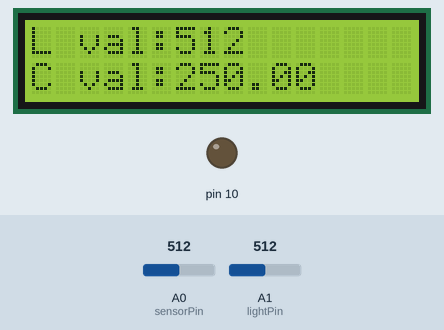
A sketch run on a simulated Arduino Uno, built with avr-gcc and run on an emulated ATmega328P. On the bench: 16×2 character LCD, output pins drawn as LEDs (lit = HIGH). The inputs (shaded band) are chosen by the test bench; at power-on: A1 (lightPin) = 512, A0 (sensorPin) = 512. Pins used as bus, display or sensor lines are not drawn; what the sketch prints to the serial monitor is not drawn.

Above: at 1.2 s.
1.3 s: A1 (lightPin) set to 431
At 2.0 s:
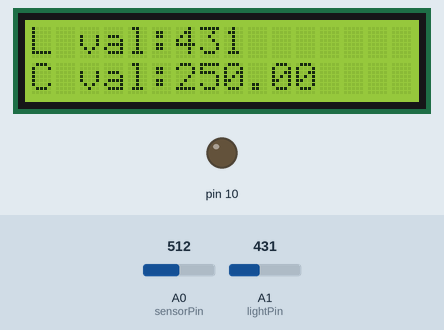
2.8 s: A1 (lightPin) set to 407
At 3.2 s:
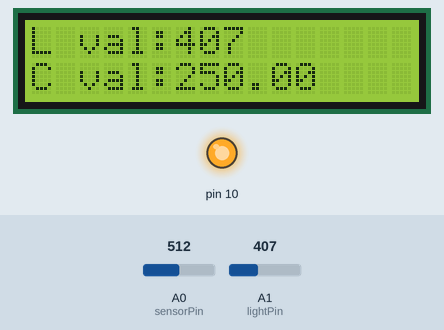
4.3 s: A0 (sensorPin) set to 109
At 5.3 s:
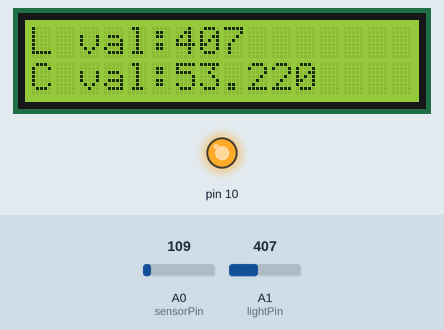
5.8 s: A0 (sensorPin) set to 89
At 6.4 s:
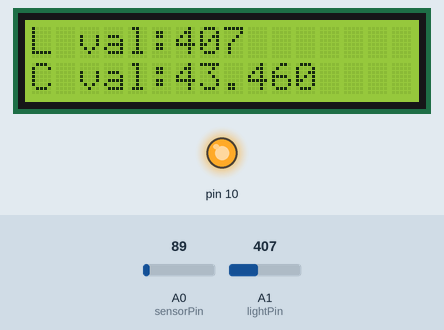
7.3 s: A0 (sensorPin) set to 122
At 8.5 s:
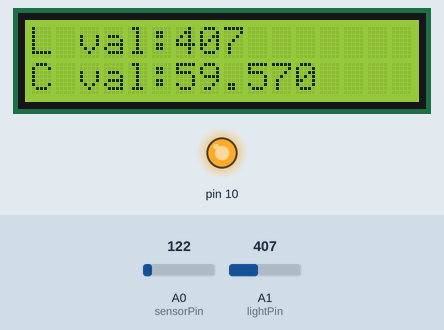
8.8 s: A0 (sensorPin) set to 988
At 9.9 s:
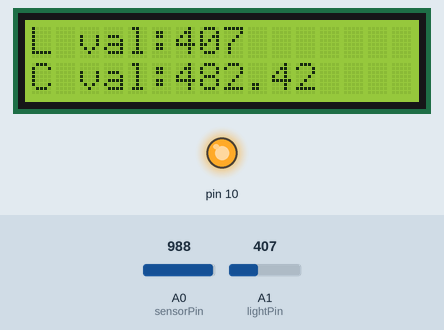
10.3 s: A0 (sensorPin) set to 1016
Timing chart, 0 to 12.8 s (numbered marks = the images above; inputs shaded):
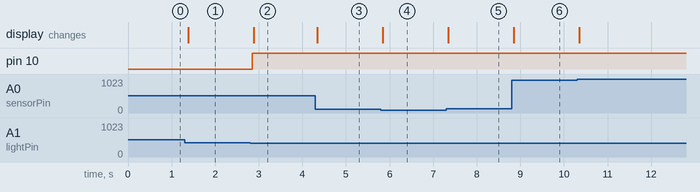

The sketch:

Temp_Light_sensor.ino
```cpp
#include <Time.h>
#include <LiquidCrystal.h>

//variables
const int sensorPin = A0;
const int lightPin = A1;
int sensorVal = 0;
int lightVal = 0;
double voltage = 0;
double celsius = 0;
int i=0;
LiquidCrystal lcd(12,11,5,4,3,2);
void setup()
{
  //seral opening
  Serial.begin(9600);
  pinMode(10,OUTPUT);
  pinMode(9,OUTPUT);
  lcd.begin(16,2);
  lcd.setCursor(0,1);

}

void loop()
{
  if((i%2)==0)
  {
    digitalWrite(9,HIGH);
    lightVal = analogRead(lightPin);
    digitalWrite(9,LOW);
    lcd.setCursor(0,0);
    lcd.print("L val:");
    lcd.print(lightVal);
    if(lightVal<420){digitalWrite(10,HIGH);}
    else{digitalWrite(10,LOW);}
   }
  //sensor value reding and calculating
  sensorVal = analogRead(sensorPin);
  voltage = (sensorVal/1024.0) * 5.0;
  celsius=(voltage*100)-7.5;
  celsius=(voltage*100);
  Serial.print("  S val:");
  Serial.print(sensorVal);
  Serial.print("  V val:");
  Serial.print(voltage);
  Serial.print("  C val:");
  Serial.print(celsius);
  Serial.print("\n");
  //print on lcd

  lcd.setCursor(0,1);
  lcd.print("C val:");
  lcd.print(celsius);
  i++;

}
```

Measured:
- the behaviour switches between 420 and 419 on A1 (lightPin) (found by bisection; images 1 and 2)
- after the input at 1.3 s, the display: changes after 0.08 s (image 1)
- after the input at 2.8 s, pin 10: LOW → HIGH after 0.05 s; the display: changes after 0.08 s (image 2)
- after the input at 4.3 s, the display: changes after 0.05 s (image 3)
- after the input at 5.8 s, the display: changes at once (image 4)
- after the input at 7.3 s, the display: changes at once (image 5)
- after the input at 8.8 s, the display: changes after 0.05 s (image 6)
